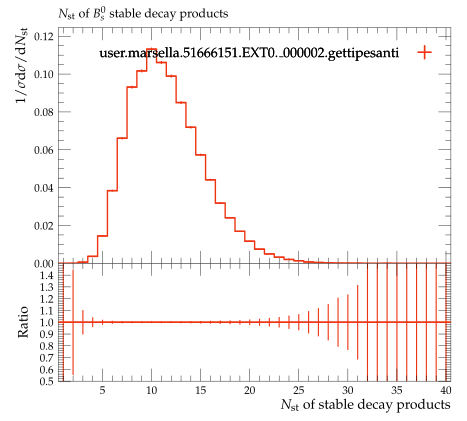

Source code (Python):
#! /usr/bin/env python

# This Python script was auto-generated using YODA v2.0.2.
# Analysis object: /MC_HFDECAYS/B0S_stable_mult
# Timestamp: 24-07-2026 (16:40:04)

import matplotlib as mpl
import matplotlib.pyplot as plt
mpl.use('Agg') # comment out for interactive use
import os
import numpy as np

plotDir = os.path.split(os.path.realpath(__file__))[0]
if 'YODA_USER_PLOT_PATH' in globals():
    plot_outdir = globals()['YODA_USER_PLOT_PATH']
else:
    plot_outdir = plotDir

#plot style
plt.style.use(os.path.join(plotDir, '../default.mplstyle'))
# plot metadata
figW, figH = plt.rcParams['figure.figsize']
ax_xLabel = r'$N_\mathrm{st}$ of stable decay products'
ax_yLabel = r'$1/\sigma \mathrm{d}\sigma/\mathrm{d}N_\mathrm{st}$'
ax_title  = r'$N_\mathrm{st}$ of $B^0_s$ stable decay products'
ax_xScale = 'linear'
ax_yScale = 'linear'
xLims = (0.5, 40.5)
yLims = (0.0, 0.12449536000000001)

# TeX-friendly labels for the legend
labels = {
    'legend' : ([ r"user.marsella.51666151.EXT0.\_000002.gettipesanti" ], r""),
}

# Adjust canvas width and height
canvasW = 10.0
canvasH = 9.0
figW *= canvasW/10.
figH *= canvasH/9.

# Create figure and axis objects
fig, (ax, ratio0_ax) = plt.subplots(2, 1, sharex=True,
                  figsize=(figW,figH), gridspec_kw={'height_ratios': (6.0, 3.0)})

# Set figure margins
plt.subplots_adjust(
    left   = 1.0 * plt.rcParams['figure.subplot.left'],
    right  = 1.0 * plt.rcParams['figure.subplot.right'],
    top    = 1.0 * plt.rcParams['figure.subplot.top'],
    bottom = 1.0 * plt.rcParams['figure.subplot.bottom'])

ratio0_ax.yaxis.set_major_locator(mpl.ticker.MultipleLocator(0.1))
ratio0_ax.set_ylim(0.5, 1.4999)
ratio0_ax.set_ylabel('Ratio')

# the numerical data is stored in a separate file
dataf = dict()
prefix = os.path.split(__file__)[0]
if prefix:    prefix = prefix + '/'
exec(open(prefix+'B0S_stable_mult__data.py').read(), dataf)


legend_handles = dict() # keep track of handles for the legend

# style options for curves
# starts at zorder>=5 to draw curve on top of legend
styles = {
  'user.marsella.51666151.EXT0._000002.gettipesanti.yoda.gz': {
    'color' : '#EE3311',
    'linestyle' : '-',
    'linewidth' : 1,
    'marker' : 'none',
    'markersize' : 2,
    'capsize' : 0.0,
    'zorder' : 5,
    'histstyle' : 1,
    'drawstyle' : 'steps-pre',
    'xerrorbars' : 1,
    'yerrorbars' : 1,
    'fillcolor' : None,
    'fillopacity' : 1.0,
    'ratio0_linestyle' : '-',
    'ratio0_linewidth' : 1,
    'ratio0_marker' : 'none',
    'ratio0_markersize' : 2,
    'ratio0_capsize' : 0.0,
    'ratio0_zorder' : 5,
    'ratio0_histstyle' : 1,
    'ratio0_drawstyle' : 'steps-pre',
    'ratio0_xerrorbars' : 1,
    'ratio0_yerrorbars' : 1,
  },
}

# curve from input yoda files in main panel
for label, yvals in dataf['yvals'].items():
    if all(np.isnan(v) for v in dataf['yvals'][label]):
        continue
    tmp = None
    if styles[label]['histstyle']: # draw as histogram
        xpos = dataf['xedges'][label] if styles[label]['drawstyle'] else dataf['xpoints'][label]
        ypos = np.insert(yvals, 0, yvals[0]) if styles[label]['drawstyle'] else yvals
        if styles[label]['fillcolor']: # fill area below curve
            ax.fill_between(xpos, ypos, step='pre',
                            color=styles[label]['fillcolor'],
                            alpha=styles[label]['fillopacity'])
        tmp, = ax.plot(xpos, ypos,
                       color=styles[label]['color'],
                       linestyle=styles[label]['linestyle'],
                       linewidth=styles[label]['linewidth'],
                       drawstyle=styles[label]['drawstyle'], solid_joinstyle='miter',
                       zorder=styles[label]['zorder'], label=label)
    tmp = ax.errorbar(dataf['xpoints'][label], yvals,
                      xerr=np.array(dataf['xerrs'][label])*styles[label]['xerrorbars'],
                      yerr=np.array(dataf['yerrs'][label])*styles[label]['yerrorbars'],
                      fmt=styles[label]['marker'], capsize=styles[label]['capsize'],
                      markersize=styles[label]['markersize'],
                      ecolor=styles[label]['color'],
                      color=styles[label]['color'], zorder=styles[label]['zorder'])
    tmp[-1][0].set_linestyle(styles[label]['linestyle'])
    tmp[-1][0].set_linewidth(styles[label]['linewidth'])
    if label in dataf['add_legend_handle']:  legend_handles[label] = tmp
    for varLabel in dataf['variation_yvals'].keys():
        if varLabel.startswith(label):
            tmp, = ax.plot(dataf['xedges'][label], dataf['variation_yvals'][varLabel],
                           color=styles[label]['color'],
                           linestyle=styles[label]['linestyle'],
                           linewidth=styles[label]['linewidth'],
                           drawstyle='steps-pre', solid_joinstyle='miter',
                           zorder=styles[label]['zorder'], alpha=0.5)


# plots on ratio panel
# curve from input yoda files in ratio panel
for label, yvals in dataf['ratio0_yvals'].items():
    if all(np.isnan(v) for v in yvals):
        continue
    if styles[label]['ratio0_histstyle']: # plot as histogram
        xpos = dataf['xedges']['user.marsella.51666151.EXT0._000002.gettipesanti.yoda.gz'] if styles[label]['ratio0_drawstyle'] else dataf['xpoints']['user.marsella.51666151.EXT0._000002.gettipesanti.yoda.gz']
        ypos = np.insert(yvals, 0, yvals[0]) if styles[label]['ratio0_drawstyle'] else yvals
        ratio0_ax.plot(xpos, ypos,
                       color=styles[label]['color'],
                       linewidth=styles[label]['linewidth'],
                       linestyle=styles[label]['ratio0_linestyle'],
                       drawstyle=styles[label]['ratio0_drawstyle'], zorder=styles[label]['zorder'],
                       solid_joinstyle='miter')
    tmp = ratio0_ax.errorbar(dataf['xpoints']['user.marsella.51666151.EXT0._000002.gettipesanti.yoda.gz'], yvals,
                             xerr=np.array(dataf['ref_xerrs'])*styles[label]['ratio0_xerrorbars'],
                             yerr=np.array(dataf['ratio0_yerrs'][label])*styles[label]['ratio0_yerrorbars'],
                             fmt=styles[label]['ratio0_marker'], capsize=styles[label]['ratio0_capsize'],
                             markersize=styles[label]['ratio0_markersize'],
                             ecolor=styles[label]['color'],
                             color=styles[label]['color'])
    tmp[-1][0].set_linestyle(styles[label]['ratio0_linestyle'])
    tmp[-1][0].set_linewidth(styles[label]['ratio0_linewidth'])

    for varlabel in dataf['ratio0_variation_vals'].keys():
        if varlabel.startswith(label):
            ratio0_ax.plot(dataf['xedges']['user.marsella.51666151.EXT0._000002.gettipesanti.yoda.gz'],
                            dataf['ratio0_variation_vals'][varlabel],
                            color=styles[label]['color'],
                            linestyle=styles[label]['linestyle'],
                            linewidth=styles[label]['linewidth'],
                            drawstyle='steps-pre', solid_joinstyle='miter',
                            zorder=1, alpha=0.5)

legend_items = list(legend_handles.values())
ax.add_artist(ax.legend(legend_items,
                        labels['legend'][0],
                        title=labels['legend'][1],
                        alignment='right',
                        loc='upper right',
                        bbox_to_anchor=(1.0, 0.97),markerfirst=False))

# set plot metadata as defined above
ratio0_ax.set_xlabel(ax_xLabel)
ratio0_ax.xaxis.set_label_coords(1., -0.15)
ax.set_ylabel(ax_yLabel, ha='right', va='top')
ax.yaxis.set_label_coords(-0.11, 1.0)
ax.set_title(ax_title, loc='left')
ax.set_xscale(ax_xScale)
ax.set_yscale(ax_yScale)
ax.set_xlim(xLims)
ax.set_ylim(yLims)

# tick formatting
plt.rcParams['xtick.top'] = True
plt.rcParams['ytick.right'] = True
fig.align_ylabels((ax, ratio0_ax))
plt.savefig(os.path.join(plot_outdir, 'B0S_stable_mult.pdf'), format='PDF')
plt.savefig(os.path.join(plot_outdir, 'B0S_stable_mult.png'), format='PNG')

plt.close(fig)
